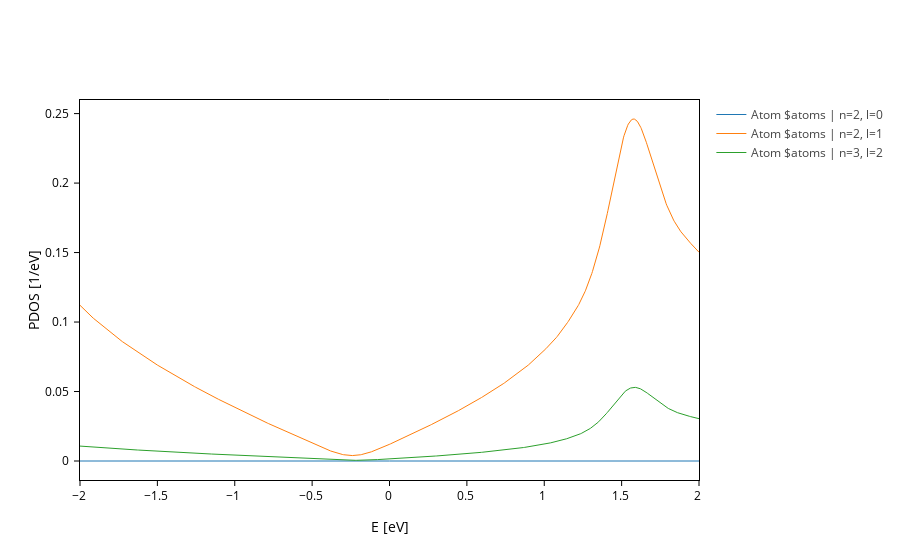

The notebook cell saved with this chart:
### Markdown cell above
#### PDOS

### Code cell
# Get the PDOS plot
pdos_plot = H.plot.pdos(
    kgrid=[90,90,1], nE=1000, Erange=[-10, 10],
    distribution=sisl.get_distribution(method="gaussian", smearing=0.1)
)
# Split the contributions by the n and l quantum numbers
pdos_plot.split_DOS(on="n+l", name="Atom $atoms")

### Figure 1 — Plotly figure (JSON) as saved in the notebook; plotly's stock layout.template omitted (floating-point values rounded to 4 significant figures; data arrays with more than 128 entries replaced by an {"elided": "..."} marker saying what was removed)
{"data": [{"line": {"width": 1}, "meta": {}, "mode": "lines", "name": "Atom $atoms | n=2, l=0", "type": "scatter", "x": {"elided": "1000 float values"}, "y": {"elided": "1000 float values"}}, {"line": {"width": 1}, "meta": {}, "mode": "lines", "name": "Atom $atoms | n=2, l=1", "type": "scatter", "x": {"elided": "1000 float values"}, "y": {"elided": "1000 float values"}}, {"line": {"width": 1}, "meta": {}, "mode": "lines", "name": "Atom $atoms | n=3, l=2", "type": "scatter", "x": {"elided": "1000 float values"}, "y": {"elided": "1000 float values"}}], "layout": {"scene": {"xaxis": {"title": {"text": "E [eV]"}}, "yaxis": {"title": {"text": "PDOS [1/eV]"}}}, "xaxis": {"title": {"text": "E [eV]"}}, "yaxis": {"title": {"text": "PDOS [1/eV]"}}}}
